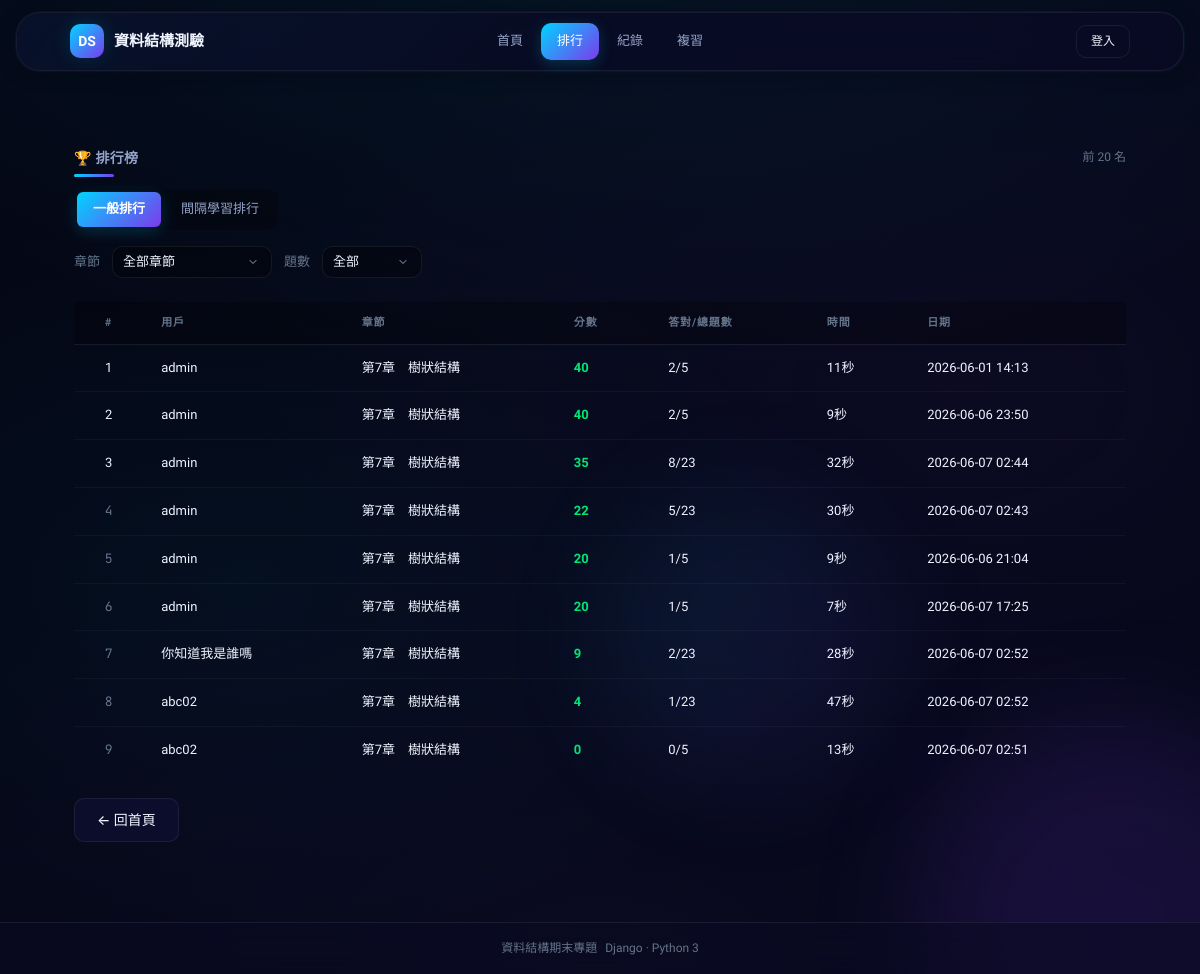
The app's page /leaderboard/, older data.
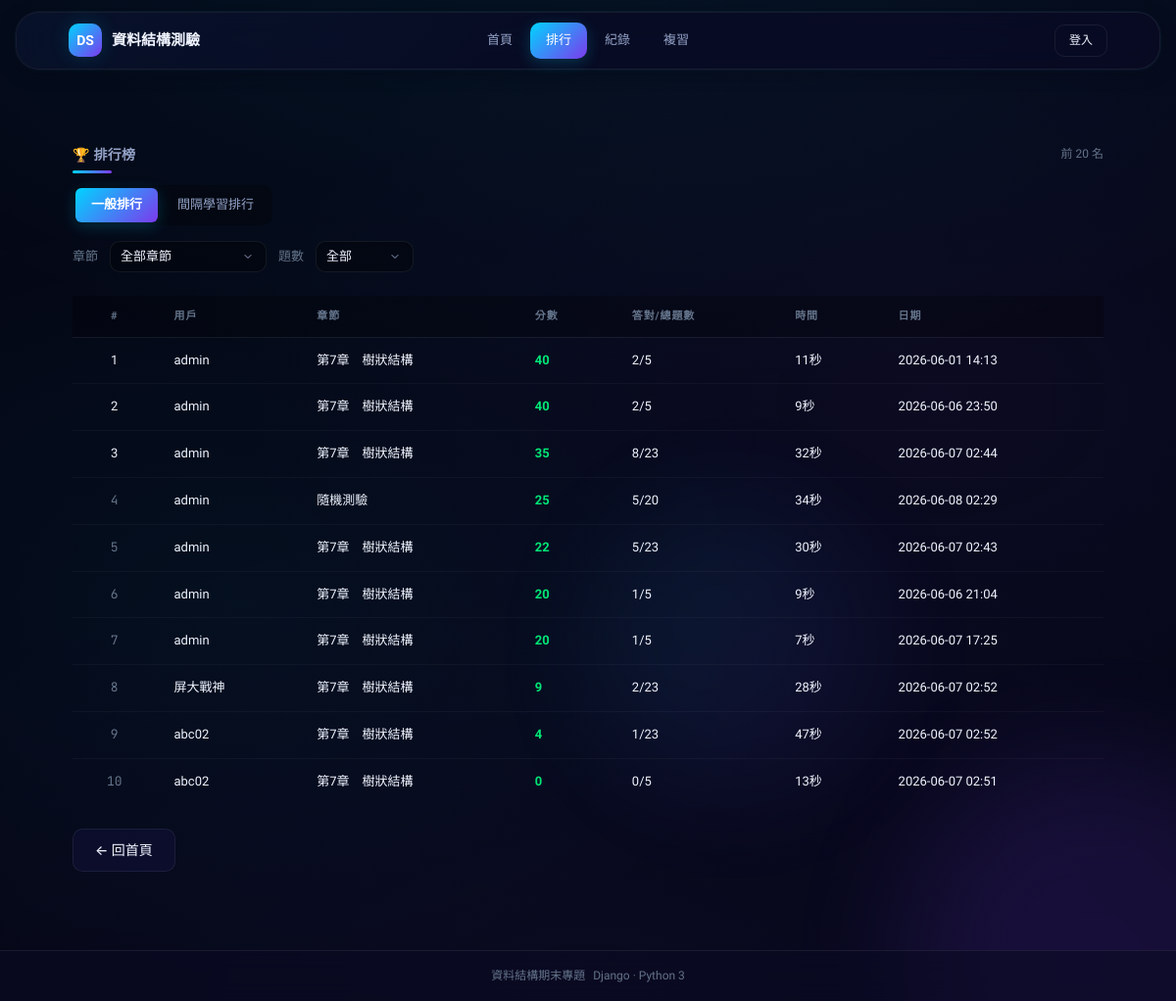
The same page, newer data.
### quiz_app/models.py (models this page shows, shortened)
class QuizRecord(models.Model):
    user = models.ForeignKey(User, on_delete=models.CASCADE, null=True, blank=True, verbose_name='使用者')
    chapter = models.CharField(max_length=50, verbose_name='章節')
    total_questions = models.IntegerField(verbose_name='總題數')
    correct_count = models.IntegerField(verbose_name='答對題數')
    score = models.FloatField(verbose_name='分數')
    time_spent = models.IntegerField(verbose_name='耗時(秒)', default=0)
    is_sr = models.BooleanField(default=False, verbose_name='間隔學習法')
    created_at = models.DateTimeField(auto_now_add=True, verbose_name='作答時間')
    class Meta:
        verbose_name = '作答記錄'
        verbose_name_plural = '作答記錄'
        ordering = ['-created_at']

class User(AbstractUser):
    nickname = models.CharField(max_length=50, blank=True, verbose_name='暱稱')
    student_class = models.CharField(max_length=50, blank=True, null=True, verbose_name='班級')
    is_teacher = models.BooleanField(default=False, verbose_name='教師身分')
    class Meta:
        verbose_name = '使用者'
        verbose_name_plural = '使用者'

### quiz_app/views.py (the view)
# urls.py: path('leaderboard/', views.leaderboard, name='leaderboard'),
def leaderboard(request):
    chapter = request.GET.get('chapter', '')
    q_count = request.GET.get('count', '')
    qs = QuizRecord.objects.filter(is_sr=False)
    if chapter:
        qs = qs.filter(chapter=chapter)
    if q_count:
        try:
            qs = qs.filter(total_questions=int(q_count))
        except ValueError:
            pass
    records = qs.order_by('-score')[:20]
    for record in records:
        record.time_minutes = record.time_spent // 60
        record.time_seconds = record.time_spent % 60
    chapters_list = sorted(set(
        QuizRecord.objects.values_list('chapter', flat=True)
    ), key=_chapter_sort_key)
    return render(request, 'quiz_app/leaderboard.html', {
        'records': records,
        'mode': 'general',
        'chapters': chapters_list,
        'selected_chapter': chapter,
        'selected_count': q_count,
    })

### quiz_app/views.py (called while the page is built)
def _chapter_sort_key(ch):
    m = re.search(r'第(\d+)章', ch)
    return int(m.group(1)) if m else 0

### quiz_app/templates/quiz_app/leaderboard.html (shortened to what the changed rows need)
<!DOCTYPE html>
<html lang="zh-Hant">
<head>
  {% load static %}
  <link rel="stylesheet" href="{% static 'quiz_app/css/style.css' %}"/>
</head>
<body>
<div class="app">
  <main>
    <div class="container">
      {% if records %}
      <table class="table">
        <thead>
          <tr>
            <th style="text-align:center;">#</th>
            <th>用戶</th>
            <th>章節</th>
            <th>分數</th>
            <th>答對/總題數</th>
            <th>時間</th>
            <th>日期</th>
          </tr>
        </thead>
        <tbody>
          {% for record in records %}
          <tr>
            <td style="text-align:center;">
              {% if forloop.counter == 1 %}
              <span class="rank-medal rank-1">1</span>
              {% elif forloop.counter == 2 %}
              <span class="rank-medal rank-2">2</span>
              {% elif forloop.counter == 3 %}
              <span class="rank-medal rank-3">3</span>
              {% else %}
              <span class="mono dim">{{ forloop.counter }}</span>
              {% endif %}
            </td>
            <td>{{ record.user.nickname|default:record.user.username|default:"匿名" }}</td>
            <td>{{ record.chapter }}</td>
            <td style="color:var(--mint);font-weight:600;">{{ record.score|floatformat:0 }}</td>
            <td>{{ record.correct_count }}/{{ record.total_questions }}</td>
            <td>
              {% if record.time_minutes > 0 %}{{ record.time_minutes }}分{% endif %}{{ record.time_seconds }}秒
            </td>
            <td class="dim">{{ record.created_at|date:"Y-m-d H:i" }}</td>
          </tr>
          {% endfor %}
        </tbody>
      </table>
      {% endif %}
    </div>
  </main>
</div>
</body>
</html>

Row changes from the older to the newer data that the page shows:
added QuizRecord: user.nickname "admin", chapter "隨機測驗", score "25", correct_count "5", total_questions "20", time_seconds "34", created_at "2026-06-08 02:29"
changed through a linked row, QuizRecord: user.nickname "你知道我是誰嗎" → "屏大戰神"
